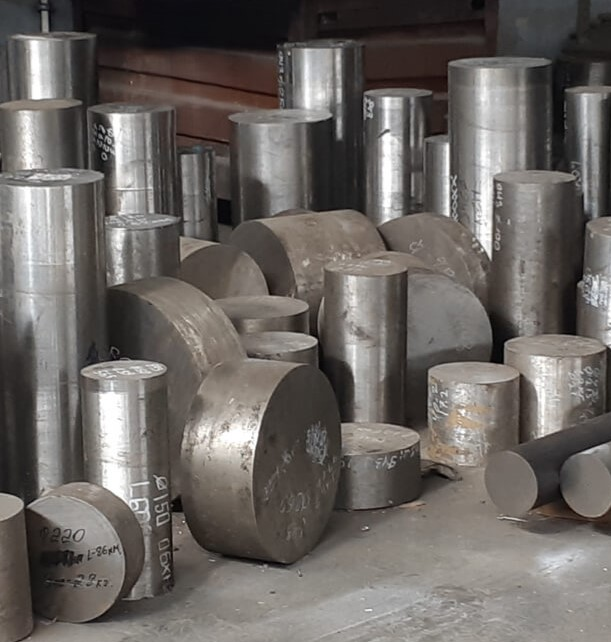
#> input picture pr_image.jpg, 611 x 642 px
$ python tech_drawing.py --input pr_image.jpg --output out.png
#> lines starting #> are read from the running program, lines starting #| are printed output that depends on the picture; after the words box and inside, x2 and y2 are one past the last pixel; in counts of white or black regions, pixels touching at a corner belong together
#!/usr/bin/env python3
"""
Create a technical drawing style image from a photo.

This script emphasizes edges and produces a clean, high‑contrast, black‑on‑white
result suitable for documentation or as a base for vectorization. It also offers
an optional, dependency‑free SVG export built from detected contours.

Usage example:
  python tech_drawing.py --input input.jpg --output drawing.png --svg drawing.svg

Only OpenCV is required (opencv‑python). No GUI is needed; works headless.
"""

from __future__ import annotations

import argparse
from pathlib import Path
from typing import Tuple

import cv2
import numpy as np


def read_image_color(image_path: Path) -> np.ndarray:
    """Read an image in BGR color space and validate that it loaded."""
    image_bgr = cv2.imread(str(image_path), cv2.IMREAD_COLOR)
#> image_bgr is the input picture: shape (642, 611, 3); mean B, G, R 97.9, 101.6, 106.5
    if image_bgr is None:
        raise FileNotFoundError(f"Failed to read image: {image_path}")
    return image_bgr


def maybe_resize(image: np.ndarray, max_dimension: int | None) -> np.ndarray:
    """Resize keeping aspect ratio so that max(height, width) <= max_dimension."""
#> called with max_dimension = 1600
    if not max_dimension:
        return image
    height, width = image.shape[:2]
#> height = 642; width = 611
    current_max = max(height, width)
#> current_max = 642
    if current_max <= max_dimension:
        return image
    scale = max_dimension / float(current_max)
    new_size = (int(round(width * scale)), int(round(height * scale)))
    return cv2.resize(image, new_size, interpolation=cv2.INTER_AREA)


def create_technical_drawing(
    image_bgr: np.ndarray,
    line_strength_px: int = 2,
    canny_low: int = 40,
    canny_high: int = 120,
    adaptive_block_size: int = 21,
    adaptive_c: int = 2,
) -> Tuple[np.ndarray, np.ndarray]:
    """
    Convert an input BGR image to a high‑contrast binary drawing and an edge map.

    Returns a tuple of (binary_drawing_8u, edges_8u), both single‑channel images
    with white background and black lines (0 is line, 255 is background).
    """
#> called with line_strength_px = 2, canny_low = 40, canny_high = 120, adaptive_block_size = 21, adaptive_c = 2
    gray = cv2.cvtColor(image_bgr, cv2.COLOR_BGR2GRAY)

    # Edge‑preserving smoothing to reduce noise while keeping boundaries.
    filtered = cv2.bilateralFilter(gray, d=7, sigmaColor=50, sigmaSpace=50)

    # Binary adaptive threshold to get a clean background and preserve labels.
    adaptive_block_size = max(3, adaptive_block_size | 1)  # ensure odd >= 3
    binary = cv2.adaptiveThreshold(
        filtered,
        255,
        cv2.ADAPTIVE_THRESH_GAUSSIAN_C,
        cv2.THRESH_BINARY,
        adaptive_block_size,
        adaptive_c,
    )
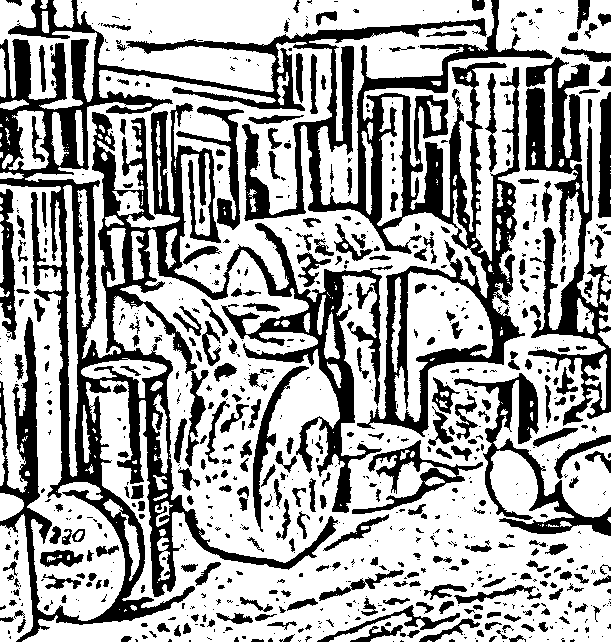
#> binary: shape (642, 611); 64.5% white; 803 black regions (483 under 20 px), largest, box (x1, y1, x2, y2) and area: (0, 0, 553, 642) 85227, (525, 57, 611, 426) 10416, (454, 373, 611, 536) 4868

    # Robust edges using Canny; then thicken slightly for print‑ready lines.
    edges = cv2.Canny(filtered, canny_low, canny_high, L2gradient=True)
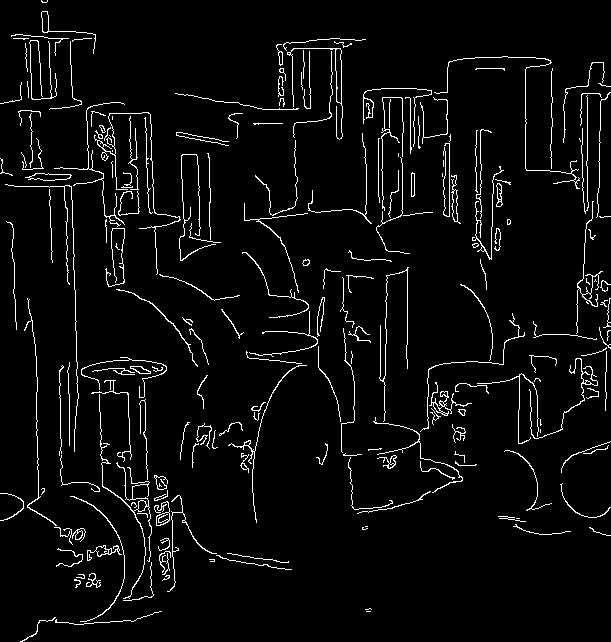
#> edges: shape (642, 611); 4.4% white in thin lines or dots
    if line_strength_px > 1:
        kernel = cv2.getStructuringElement(cv2.MORPH_RECT, (line_strength_px, line_strength_px))
        edges = cv2.dilate(edges, kernel, iterations=1)
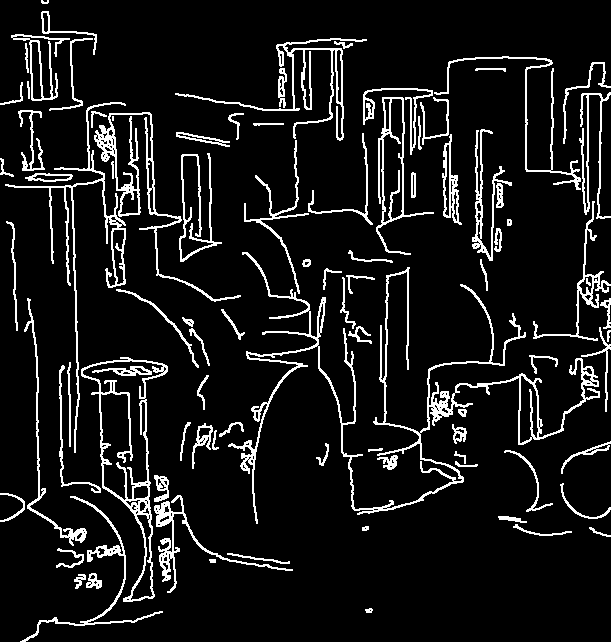
#> edges: shape (642, 611); 9.3% white in thin lines or dots

    # Combine edges with thresholded background for a crisp drawing.
    inverted_edges = cv2.bitwise_not(edges)
#> inverted_edges: shape (642, 611); 90.7% white; black in thin lines or dots
    combined = cv2.bitwise_and(binary, inverted_edges)
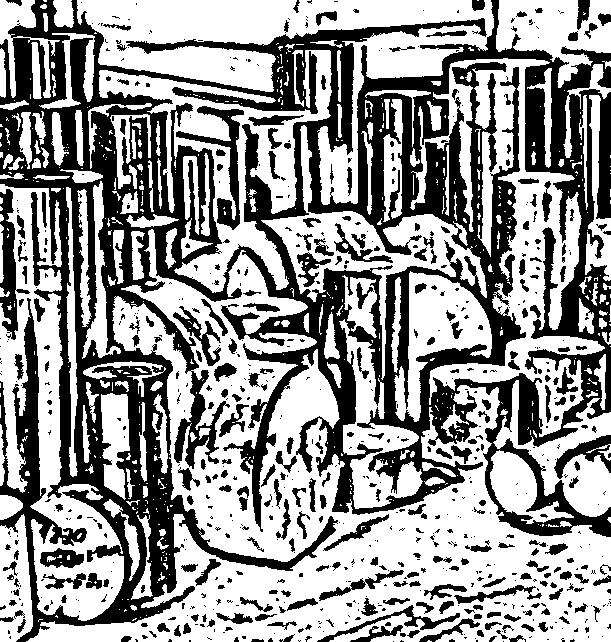
#> combined: shape (642, 611); 58.8% white; 727 black regions (462 under 20 px), largest, box (x1, y1, x2, y2) and area: (0, 0, 611, 642) 132773, (176, 106, 244, 230) 1835, (0, 189, 30, 340) 1712

    # Denoise small speckles without eroding lines.
    combined = cv2.fastNlMeansDenoising(combined, None, h=15, templateWindowSize=7, searchWindowSize=21)

    # Ensure black lines on white background format.
    drawing = combined
    return drawing, edges


def save_png(image_gray: np.ndarray, output_path: Path) -> None:
    """Save single‑channel grayscale as PNG, ensuring parent directories exist."""
    output_path.parent.mkdir(parents=True, exist_ok=True)
    success = cv2.imwrite(str(output_path), image_gray)
    if not success:
        raise RuntimeError(f"Failed to write output image: {output_path}")


# [41 lines left out: function contours_to_svg, not called in this run]


def parse_args() -> argparse.Namespace:
    parser = argparse.ArgumentParser(description="Convert a photo to a technical drawing.")
    parser.add_argument("--input", required=True, type=Path, help="Path to input image")
    parser.add_argument("--output", required=True, type=Path, help="Path to output PNG drawing")
    parser.add_argument("--svg", type=Path, default=None, help="Optional path to output SVG")
    parser.add_argument("--max-dim", type=int, default=1600, help="Resize so max side <= this value (0 to disable)")
    parser.add_argument("--line-width", type=int, default=2, help="Line strengthening in pixels for raster output")
    parser.add_argument("--stroke-width", type=float, default=1.0, help="Stroke width used in SVG export")
    parser.add_argument("--simplify", type=float, default=0.01, help="Polyline simplification ratio for SVG (0-0.1)")
    parser.add_argument("--canny-low", type=int, default=40, help="Canny lower threshold")
    parser.add_argument("--canny-high", type=int, default=120, help="Canny upper threshold")
    parser.add_argument("--adaptive-block", type=int, default=21, help="Adaptive threshold block size (odd >= 3)")
    parser.add_argument("--adaptive-c", type=int, default=2, help="Adaptive threshold constant")
    return parser.parse_args()


def main() -> None:
    args = parse_args()
    image_bgr = read_image_color(args.input)
    image_bgr = maybe_resize(image_bgr, None if args.max_dim == 0 else args.max_dim)

    drawing, edges = create_technical_drawing(
        image_bgr=image_bgr,
        line_strength_px=args.line_width,
        canny_low=args.canny_low,
        canny_high=args.canny_high,
        adaptive_block_size=args.adaptive_block,
        adaptive_c=args.adaptive_c,
    )

    save_png(drawing, args.output)

    if args.svg is not None:
        contours_to_svg(
            binary_white_bg_black_lines=drawing,
            svg_path=args.svg,
            stroke_width=args.stroke_width,
            simplify_ratio=args.simplify,
        )


if __name__ == "__main__":
    main()
